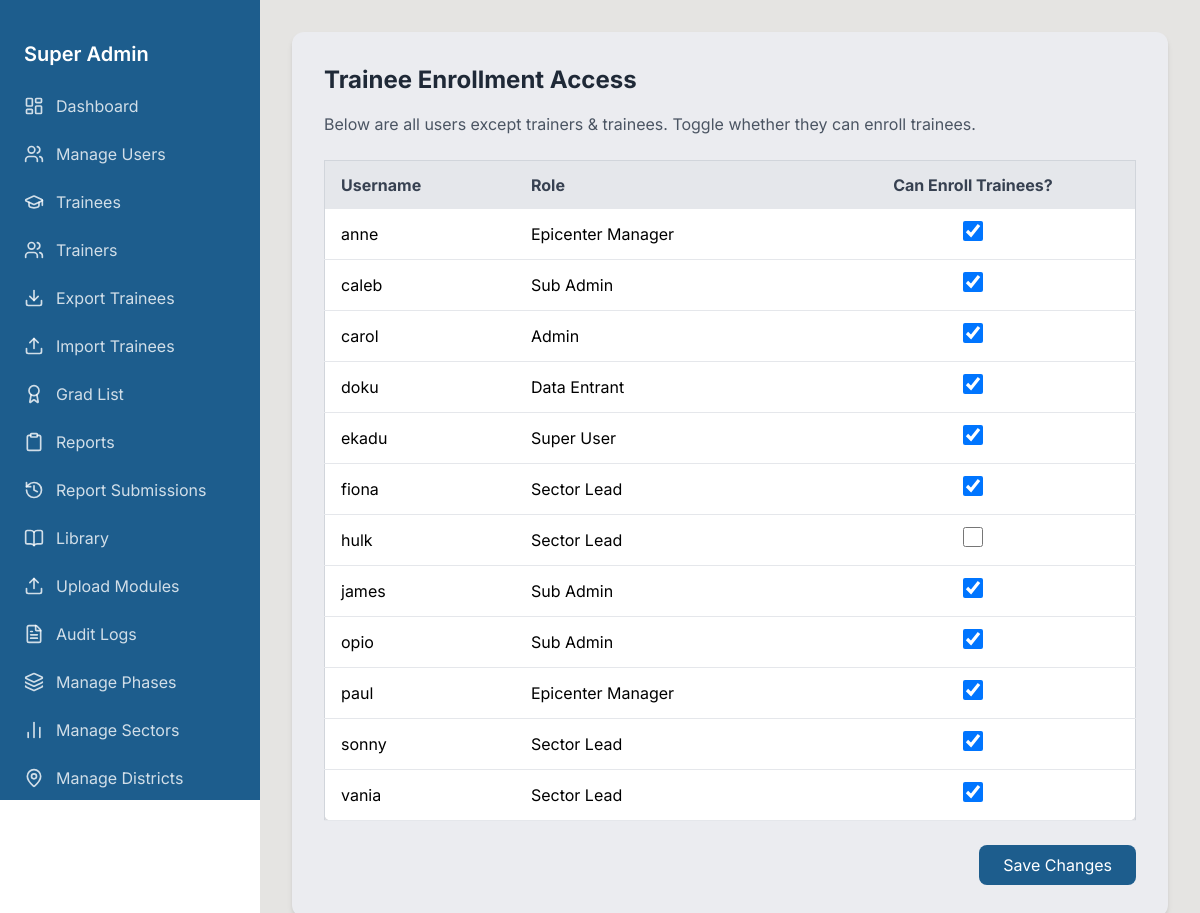
The page /superuser/trainees/enrollment-access/ (signed in) on the database its author committed.
### urdt_app/models.py (models this page shows, shortened)
class CustomUser(AbstractUser):
    ROLE_CHOICES = [
        ('SUPER_USER', 'Super User'),
        ('ADMINISTRATIVE_USER', 'Admin'),
        ('SUB_ADMIN', 'Sub Admin'),
        ('EPICENTER_MANAGER', 'Epicenter Manager'),
        ('SECTOR_LEAD', 'Sector Lead'),
        ('DATA_ENTRANT', 'Data Entrant'),
        ('TRAINER', 'Trainer'),
        ('TRAINEE', 'Trainee'),
    ]
    DESIGNATION_CHOICES = [
        ('Project Manager', 'Project Manager'),
        ('CEO', 'CEO'),
        ('Academic Registrar', 'Academic Registrar'),
        ('Director Education and Training', 'Director Education and Training'),
        ('Director Finance and Admin', 'Director Finance and Admin'),
        ('Director Epicentre Strategy', 'Director Epicentre Strategy'),
        ('Director Cooperate Relations', 'Director Corporate Relations'),
        ('Human Resource', 'Human Resource'),
        ('Safe Guarding Officer', 'Safeguarding Officer'),
        ('Principal', 'Principal'),
        ('Accountant', 'Accountant'),
        ('M&E Officer', 'M&E Officer'),
        ('MERL Coordinator', 'MERL Coordinator'),
        ('IT Officer', 'IT Officer'),
        ('Artisan', 'Artisan'),
        ('Agribusiness Practitioner', 'Agribusiness Practitioner'),
    ]
    role = models.CharField(max_length=20, choices=ROLE_CHOICES, default='SECTOR_LEAD')
    designation = models.CharField(max_length=255, null=True, blank=True)
    phone_number = models.CharField(max_length=15, blank=True, null=True)
    sector = models.ForeignKey(
        'Sector', on_delete=models.SET_NULL, null=True, blank=True, related_name='sector_leads'
    )
    district = models.ForeignKey(
        'District', on_delete=models.SET_NULL, null=True, blank=True, related_name='epicenter_managers'
    )
    data_entrant_district = models.ForeignKey(
        'District', on_delete=models.SET_NULL, null=True, blank=True, related_name='data_entrants'
    )
    can_enroll_trainees = models.BooleanField(default=False, help_text="Can enroll trainees")
    can_enroll_trainers = models.BooleanField(default=False, help_text="Can enroll trainers")
    can_edit_trainees = models.BooleanField(default=False, help_text="Can edit assigned trainees")

### urdt_app/views.py (the view, shortened to what this page needs)
# urls.py: path('superuser/trainees/enrollment-access/', views.trainee_enrollment_access, name='trainee_enrollment_access'),
@login_required
@user_passes_test(superuser_required)
def trainee_enrollment_access(request):
    users = CustomUser.objects.exclude(role__in=['TRAINER','TRAINEE']).order_by('username')
    return render(request, 'superuser/trainee_enrollment_access.html', {'users': users})

### urdt_app/context_processors.py (called while the page is built, shortened)
def safeguarding_notifications(request):
    if not request.user.is_authenticated:
        return {}
    user = request.user
    return {}

def dynamic_base_template(request):
    base_template = "base.html"  # Default fallback
    if request.user.is_authenticated:
        role_templates = {
            "SUPER_USER": "superuser/base.html",
            "ADMINISTRATIVE_USER": "adminuser/base.html",
            "SUB_ADMIN": "subadmin/base.html",
            "EPICENTER_MANAGER": "epicentermanager/base.html",
            "SECTOR_LEAD": "sectorlead/base.html",  # Placeholder, refined further below
            "TRAINEE":"trainee/base.html",
            "TRAINER":"trainer/base.html"
        }
        base_template = role_templates.get(request.user.role, "base.html")
    return {"base_template": base_template}

### urdt_app/utils.py (called while the page is built)
def superuser_required(user):
    return user.is_authenticated and user.role == "SUPER_USER"

### templates/superuser/trainee_enrollment_access.html (shortened to what this page needs)
{% extends 'superuser/base.html' %}
{% block content %}
<div class="max-w-5xl mx-auto bg-[#ebecf0] rounded-xl shadow-md p-8">
  <h1 class="text-2xl font-bold text-gray-800 mb-4">Trainee Enrollment Access</h1>
  <p class="text-gray-600 mb-6">Below are all users except trainers & trainees. Toggle whether they can enroll trainees.</p>
  <form method="post">
    <div class="overflow-x-auto">
      <table class="w-full border border-gray-300 bg-white rounded-lg shadow-md">
        <thead class="bg-gray-200 text-gray-700">
          <tr>
            <th class="py-3 px-4 text-left">Username</th>
            <th class="py-3 px-4 text-left">Role</th>
            <th class="py-3 px-4 text-center">Can Enroll Trainees?</th>
          </tr>
        </thead>
        <tbody>
          {% for user in users %}
          <tr class="border-b border-gray-200">
            <td class="py-3 px-4">{{ user.username }}</td>
            <td class="py-3 px-4">{{ user.get_role_display }}</td>
            <td class="py-3 px-4 text-center">
              <input type="checkbox" name="enroll_{{ user.id }}" class="w-5 h-5 text-blue-600 rounded focus:ring-blue-500"
                     {% if user.can_enroll_trainees %}checked{% endif %} />
            </td>
          </tr>
          {% endfor %}
        </tbody>
      </table>
    </div>
    <div class="mt-6 flex justify-end">
      <button type="submit" class="px-6 py-2 bg-[#1d5d8d] text-white rounded-lg hover:bg-[#1d5d8d]/90 transition">
        Save Changes
      </button>
    </div>
  </form>
</div>
{% endblock %}

### templates/superuser/base.html (style rules this page uses)
:root { --sidebar-width: 260px; }
body { font-family: 'Inter', sans-serif; }

### rows shown on the page
CustomUser: username "anne", role "Epicenter Manager", can_enroll_trainees "☑"
CustomUser: username "caleb", role "Sub Admin", can_enroll_trainees "☑"
CustomUser: username "carol", role "Admin", can_enroll_trainees "☑"
CustomUser: username "doku", role "Data Entrant", can_enroll_trainees "☑"
CustomUser: username "ekadu", role "Super User", can_enroll_trainees "☑"
CustomUser: username "fiona", role "Sector Lead", can_enroll_trainees "☑"
CustomUser: username "hulk", role "Sector Lead"
CustomUser: username "james", role "Sub Admin", can_enroll_trainees "☑"
CustomUser: username "opio", role "Sub Admin", can_enroll_trainees "☑"
CustomUser: username "paul", role "Epicenter Manager", can_enroll_trainees "☑"
CustomUser: username "sonny", role "Sector Lead", can_enroll_trainees "☑"
CustomUser: username "vania", role "Sector Lead", can_enroll_trainees "☑"
